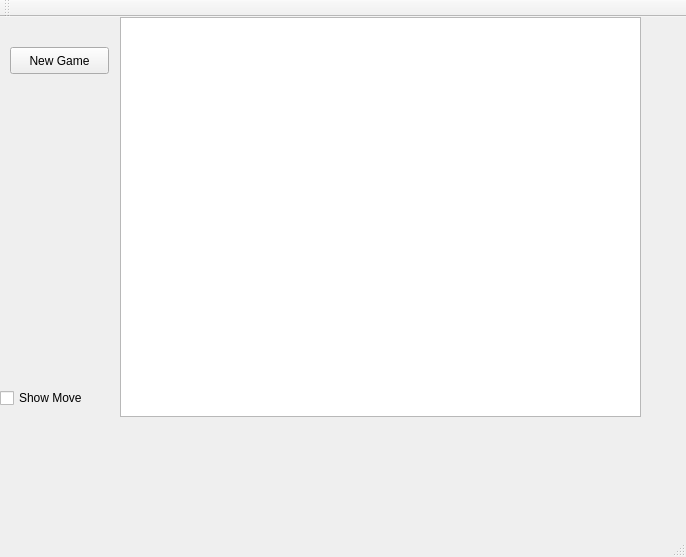
<?xml version="1.0" encoding="UTF-8"?>
<ui version="4.0">
 <class>RqtChessWin</class>
 <widget class="QMainWindow" name="RqtChessWin">
  <property name="geometry">
   <rect>
    <x>0</x>
    <y>0</y>
    <width>686</width>
    <height>557</height>
   </rect>
  </property>
  <property name="windowTitle">
   <string>rqt_chess</string>
  </property>
  <widget class="QWidget" name="centralWidget">
   <widget class="QGraphicsView" name="playArea">
    <property name="geometry">
     <rect>
      <x>120</x>
      <y>0</y>
      <width>521</width>
      <height>400</height>
     </rect>
    </property>
   </widget>
   <widget class="QCheckBox" name="checkBox">
    <property name="geometry">
     <rect>
      <x>0</x>
      <y>370</y>
      <width>111</width>
      <height>22</height>
     </rect>
    </property>
    <property name="text">
     <string>Show Move</string>
    </property>
   </widget>
   <widget class="QPushButton" name="newGame">
    <property name="geometry">
     <rect>
      <x>10</x>
      <y>30</y>
      <width>99</width>
      <height>27</height>
     </rect>
    </property>
    <property name="text">
     <string>New Game</string>
    </property>
   </widget>
  </widget>
  <widget class="QMenuBar" name="menuBar">
   <property name="geometry">
    <rect>
     <x>0</x>
     <y>0</y>
     <width>686</width>
     <height>25</height>
    </rect>
   </property>
  </widget>
  <widget class="QToolBar" name="mainToolBar">
   <attribute name="toolBarArea">
    <enum>TopToolBarArea</enum>
   </attribute>
   <attribute name="toolBarBreak">
    <bool>false</bool>
   </attribute>
  </widget>
  <widget class="QStatusBar" name="statusBar"/>
  <action name="actionMove">
   <property name="text">
    <string>move</string>
   </property>
  </action>
 </widget>
 <layoutdefault spacing="6" margin="11"/>
 <resources/>
 <connections/>
</ui>
